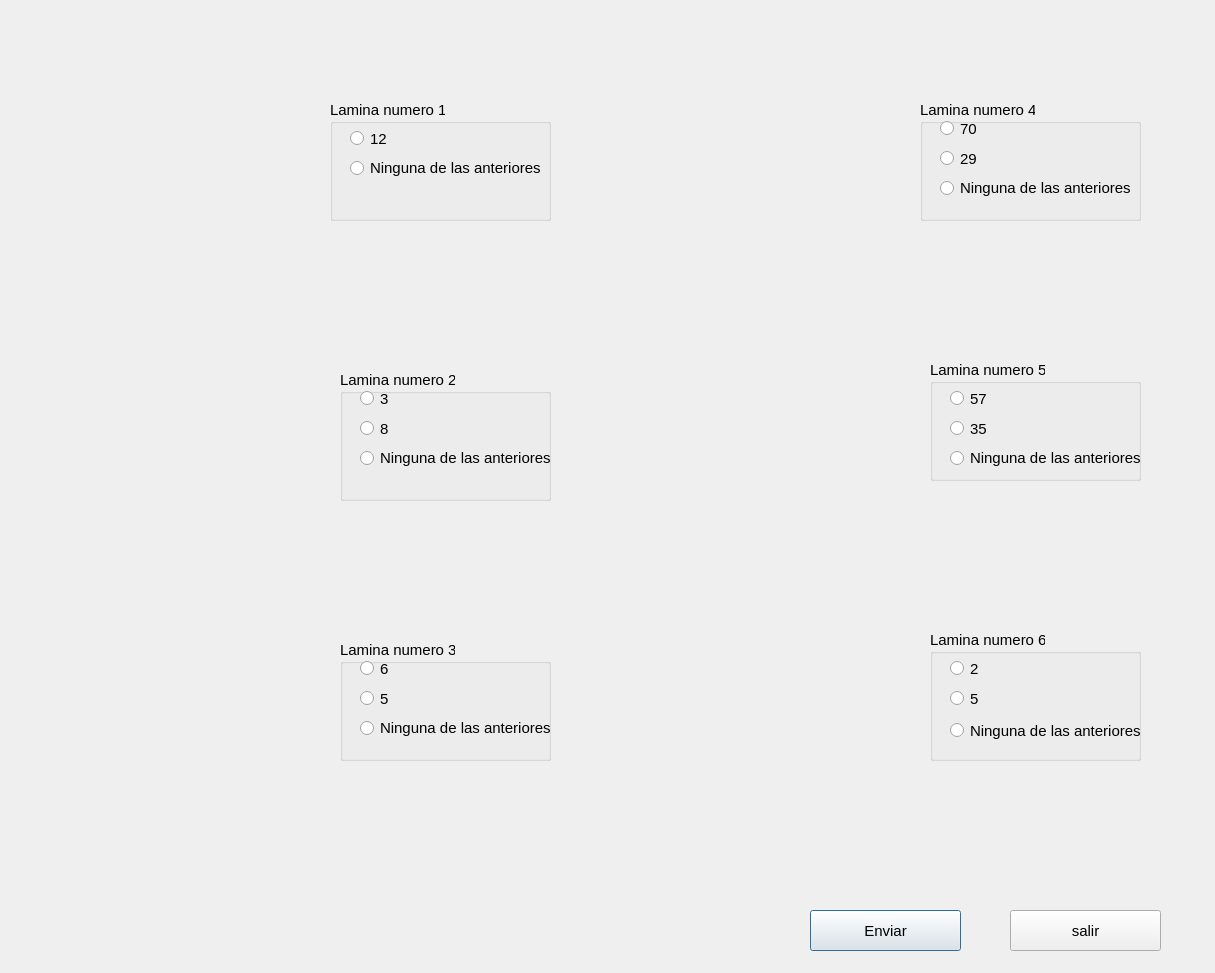
<?xml version="1.0" encoding="UTF-8"?>
<ui version="4.0">
 <class>prueba_Daltonismo</class>
 <widget class="QDialog" name="prueba_Daltonismo">
  <property name="geometry">
   <rect>
    <x>0</x>
    <y>0</y>
    <width>1215</width>
    <height>973</height>
   </rect>
  </property>
  <property name="windowTitle">
   <string>Prueba</string>
  </property>
  <widget class="QLabel" name="label">
   <property name="geometry">
    <rect>
     <x>40</x>
     <y>30</y>
     <width>261</width>
     <height>281</height>
    </rect>
   </property>
   <property name="minimumSize">
    <size>
     <width>261</width>
     <height>281</height>
    </size>
   </property>
   <property name="text">
    <string/>
   </property>
   <property name="textFormat">
    <enum>Qt::AutoText</enum>
   </property>
   <property name="pixmap">
    <pixmap>imagen 1.PNG</pixmap>
   </property>
  </widget>
  <widget class="QLabel" name="label_2">
   <property name="geometry">
    <rect>
     <x>40</x>
     <y>330</y>
     <width>251</width>
     <height>241</height>
    </rect>
   </property>
   <property name="text">
    <string/>
   </property>
   <property name="pixmap">
    <pixmap>imagen 2.PNG</pixmap>
   </property>
  </widget>
  <widget class="QLabel" name="label_3">
   <property name="geometry">
    <rect>
     <x>40</x>
     <y>600</y>
     <width>251</width>
     <height>241</height>
    </rect>
   </property>
   <property name="text">
    <string/>
   </property>
   <property name="pixmap">
    <pixmap>imagen 3.PNG</pixmap>
   </property>
  </widget>
  <widget class="QLabel" name="label_4">
   <property name="geometry">
    <rect>
     <x>640</x>
     <y>50</y>
     <width>251</width>
     <height>241</height>
    </rect>
   </property>
   <property name="text">
    <string/>
   </property>
   <property name="pixmap">
    <pixmap>imagen 4.PNG</pixmap>
   </property>
  </widget>
  <widget class="QLabel" name="label_5">
   <property name="geometry">
    <rect>
     <x>640</x>
     <y>330</y>
     <width>251</width>
     <height>241</height>
    </rect>
   </property>
   <property name="text">
    <string/>
   </property>
   <property name="pixmap">
    <pixmap>imagen 5.PNG</pixmap>
   </property>
  </widget>
  <widget class="QLabel" name="label_6">
   <property name="geometry">
    <rect>
     <x>640</x>
     <y>600</y>
     <width>251</width>
     <height>241</height>
    </rect>
   </property>
   <property name="text">
    <string/>
   </property>
   <property name="pixmap">
    <pixmap>imagen 6.PNG</pixmap>
   </property>
  </widget>
  <widget class="QPushButton" name="enviar">
   <property name="geometry">
    <rect>
     <x>810</x>
     <y>910</y>
     <width>151</width>
     <height>41</height>
    </rect>
   </property>
   <property name="font">
    <font>
     <family>Arial</family>
     <pointsize>11</pointsize>
    </font>
   </property>
   <property name="text">
    <string>Enviar</string>
   </property>
  </widget>
  <widget class="QGroupBox" name="groupBox">
   <property name="geometry">
    <rect>
     <x>330</x>
     <y>100</y>
     <width>221</width>
     <height>121</height>
    </rect>
   </property>
   <property name="font">
    <font>
     <family>Arial</family>
     <pointsize>11</pointsize>
    </font>
   </property>
   <property name="title">
    <string>Lamina numero 1</string>
   </property>
   <widget class="QRadioButton" name="doce">
    <property name="geometry">
     <rect>
      <x>20</x>
      <y>30</y>
      <width>82</width>
      <height>17</height>
     </rect>
    </property>
    <property name="font">
     <font>
      <family>Arial</family>
      <pointsize>11</pointsize>
     </font>
    </property>
    <property name="text">
     <string>12</string>
    </property>
   </widget>
   <widget class="QRadioButton" name="n1">
    <property name="geometry">
     <rect>
      <x>20</x>
      <y>60</y>
      <width>191</width>
      <height>16</height>
     </rect>
    </property>
    <property name="font">
     <font>
      <family>Arial</family>
      <pointsize>11</pointsize>
     </font>
    </property>
    <property name="text">
     <string>Ninguna de las anteriores</string>
    </property>
   </widget>
  </widget>
  <widget class="QGroupBox" name="groupBox_2">
   <property name="geometry">
    <rect>
     <x>340</x>
     <y>370</y>
     <width>211</width>
     <height>131</height>
    </rect>
   </property>
   <property name="font">
    <font>
     <family>Arial</family>
     <pointsize>11</pointsize>
    </font>
   </property>
   <property name="title">
    <string>Lamina numero 2</string>
   </property>
   <widget class="QRadioButton" name="tres">
    <property name="geometry">
     <rect>
      <x>20</x>
      <y>20</y>
      <width>82</width>
      <height>17</height>
     </rect>
    </property>
    <property name="font">
     <font>
      <family>Arial</family>
      <pointsize>11</pointsize>
     </font>
    </property>
    <property name="text">
     <string>3</string>
    </property>
   </widget>
   <widget class="QRadioButton" name="ocho">
    <property name="geometry">
     <rect>
      <x>20</x>
      <y>50</y>
      <width>82</width>
      <height>17</height>
     </rect>
    </property>
    <property name="font">
     <font>
      <family>Arial</family>
      <pointsize>11</pointsize>
     </font>
    </property>
    <property name="text">
     <string>8</string>
    </property>
   </widget>
   <widget class="QRadioButton" name="n2">
    <property name="geometry">
     <rect>
      <x>20</x>
      <y>80</y>
      <width>191</width>
      <height>16</height>
     </rect>
    </property>
    <property name="font">
     <font>
      <family>Arial</family>
      <pointsize>11</pointsize>
     </font>
    </property>
    <property name="text">
     <string>Ninguna de las anteriores</string>
    </property>
   </widget>
  </widget>
  <widget class="QGroupBox" name="groupBox_3">
   <property name="geometry">
    <rect>
     <x>340</x>
     <y>640</y>
     <width>211</width>
     <height>121</height>
    </rect>
   </property>
   <property name="font">
    <font>
     <family>Arial</family>
     <pointsize>11</pointsize>
    </font>
   </property>
   <property name="title">
    <string>Lamina numero 3</string>
   </property>
   <widget class="QRadioButton" name="seis">
    <property name="geometry">
     <rect>
      <x>20</x>
      <y>20</y>
      <width>82</width>
      <height>17</height>
     </rect>
    </property>
    <property name="font">
     <font>
      <family>Arial</family>
      <pointsize>11</pointsize>
     </font>
    </property>
    <property name="text">
     <string>6</string>
    </property>
   </widget>
   <widget class="QRadioButton" name="cinco">
    <property name="geometry">
     <rect>
      <x>20</x>
      <y>50</y>
      <width>82</width>
      <height>17</height>
     </rect>
    </property>
    <property name="font">
     <font>
      <family>Arial</family>
      <pointsize>11</pointsize>
     </font>
    </property>
    <property name="text">
     <string>5</string>
    </property>
   </widget>
   <widget class="QRadioButton" name="n3">
    <property name="geometry">
     <rect>
      <x>20</x>
      <y>80</y>
      <width>191</width>
      <height>16</height>
     </rect>
    </property>
    <property name="font">
     <font>
      <family>Arial</family>
      <pointsize>11</pointsize>
     </font>
    </property>
    <property name="text">
     <string>Ninguna de las anteriores</string>
    </property>
   </widget>
  </widget>
  <widget class="QGroupBox" name="groupBox_4">
   <property name="geometry">
    <rect>
     <x>920</x>
     <y>100</y>
     <width>221</width>
     <height>121</height>
    </rect>
   </property>
   <property name="font">
    <font>
     <family>Arial</family>
     <pointsize>11</pointsize>
    </font>
   </property>
   <property name="title">
    <string>Lamina numero 4</string>
   </property>
   <widget class="QRadioButton" name="setenta">
    <property name="geometry">
     <rect>
      <x>20</x>
      <y>20</y>
      <width>82</width>
      <height>17</height>
     </rect>
    </property>
    <property name="font">
     <font>
      <family>Arial</family>
      <pointsize>11</pointsize>
     </font>
    </property>
    <property name="text">
     <string>70</string>
    </property>
   </widget>
   <widget class="QRadioButton" name="veintinueve">
    <property name="geometry">
     <rect>
      <x>20</x>
      <y>50</y>
      <width>82</width>
      <height>17</height>
     </rect>
    </property>
    <property name="font">
     <font>
      <family>Arial</family>
      <pointsize>11</pointsize>
     </font>
    </property>
    <property name="text">
     <string>29</string>
    </property>
   </widget>
   <widget class="QRadioButton" name="n4">
    <property name="geometry">
     <rect>
      <x>20</x>
      <y>80</y>
      <width>191</width>
      <height>16</height>
     </rect>
    </property>
    <property name="font">
     <font>
      <family>Arial</family>
      <pointsize>11</pointsize>
     </font>
    </property>
    <property name="text">
     <string>Ninguna de las anteriores</string>
    </property>
   </widget>
  </widget>
  <widget class="QGroupBox" name="groupBox_5">
   <property name="geometry">
    <rect>
     <x>930</x>
     <y>360</y>
     <width>211</width>
     <height>121</height>
    </rect>
   </property>
   <property name="font">
    <font>
     <family>Arial</family>
     <pointsize>11</pointsize>
    </font>
   </property>
   <property name="title">
    <string>Lamina numero 5</string>
   </property>
   <widget class="QRadioButton" name="cincuentaysiete">
    <property name="geometry">
     <rect>
      <x>20</x>
      <y>30</y>
      <width>82</width>
      <height>17</height>
     </rect>
    </property>
    <property name="font">
     <font>
      <family>Arial</family>
      <pointsize>11</pointsize>
     </font>
    </property>
    <property name="text">
     <string>57</string>
    </property>
   </widget>
   <widget class="QRadioButton" name="treintaycinco">
    <property name="geometry">
     <rect>
      <x>20</x>
      <y>60</y>
      <width>82</width>
      <height>17</height>
     </rect>
    </property>
    <property name="font">
     <font>
      <family>Arial</family>
      <pointsize>11</pointsize>
     </font>
    </property>
    <property name="text">
     <string>35</string>
    </property>
   </widget>
   <widget class="QRadioButton" name="n5">
    <property name="geometry">
     <rect>
      <x>20</x>
      <y>90</y>
      <width>191</width>
      <height>16</height>
     </rect>
    </property>
    <property name="font">
     <font>
      <family>Arial</family>
      <pointsize>11</pointsize>
     </font>
    </property>
    <property name="text">
     <string>Ninguna de las anteriores</string>
    </property>
   </widget>
  </widget>
  <widget class="QGroupBox" name="groupBox_6">
   <property name="geometry">
    <rect>
     <x>930</x>
     <y>630</y>
     <width>211</width>
     <height>131</height>
    </rect>
   </property>
   <property name="font">
    <font>
     <family>Arial</family>
     <pointsize>11</pointsize>
    </font>
   </property>
   <property name="title">
    <string>Lamina numero 6</string>
   </property>
   <widget class="QRadioButton" name="dos">
    <property name="geometry">
     <rect>
      <x>20</x>
      <y>30</y>
      <width>82</width>
      <height>17</height>
     </rect>
    </property>
    <property name="font">
     <font>
      <family>Arial</family>
      <pointsize>11</pointsize>
     </font>
    </property>
    <property name="text">
     <string>2</string>
    </property>
   </widget>
   <widget class="QRadioButton" name="cincod">
    <property name="geometry">
     <rect>
      <x>20</x>
      <y>60</y>
      <width>82</width>
      <height>17</height>
     </rect>
    </property>
    <property name="font">
     <font>
      <family>Arial</family>
      <pointsize>11</pointsize>
     </font>
    </property>
    <property name="text">
     <string>5</string>
    </property>
   </widget>
   <widget class="QRadioButton" name="n6">
    <property name="geometry">
     <rect>
      <x>20</x>
      <y>90</y>
      <width>191</width>
      <height>21</height>
     </rect>
    </property>
    <property name="font">
     <font>
      <family>Arial</family>
      <pointsize>11</pointsize>
     </font>
    </property>
    <property name="text">
     <string>Ninguna de las anteriores</string>
    </property>
   </widget>
  </widget>
  <widget class="QPushButton" name="pushButton">
   <property name="geometry">
    <rect>
     <x>1010</x>
     <y>910</y>
     <width>151</width>
     <height>41</height>
    </rect>
   </property>
   <property name="font">
    <font>
     <family>Arial</family>
     <pointsize>11</pointsize>
    </font>
   </property>
   <property name="text">
    <string>salir</string>
   </property>
  </widget>
 </widget>
 <resources>
  <include location="Trabajo_Final.qrc"/>
  <include location="camila.qrc"/>
 </resources>
 <connections>
  <connection>
   <sender>enviar</sender>
   <signal>clicked()</signal>
   <receiver>prueba_Daltonismo</receiver>
   <slot>close()</slot>
   <hints>
    <hint type="sourcelabel">
     <x>473</x>
     <y>889</y>
    </hint>
    <hint type="destinationlabel">
     <x>903</x>
     <y>899</y>
    </hint>
   </hints>
  </connection>
  <connection>
   <sender>pushButton</sender>
   <signal>clicked()</signal>
   <receiver>prueba_Daltonismo</receiver>
   <slot>close()</slot>
   <hints>
    <hint type="sourcelabel">
     <x>733</x>
     <y>872</y>
    </hint>
    <hint type="destinationlabel">
     <x>869</x>
     <y>873</y>
    </hint>
   </hints>
  </connection>
 </connections>
</ui>
